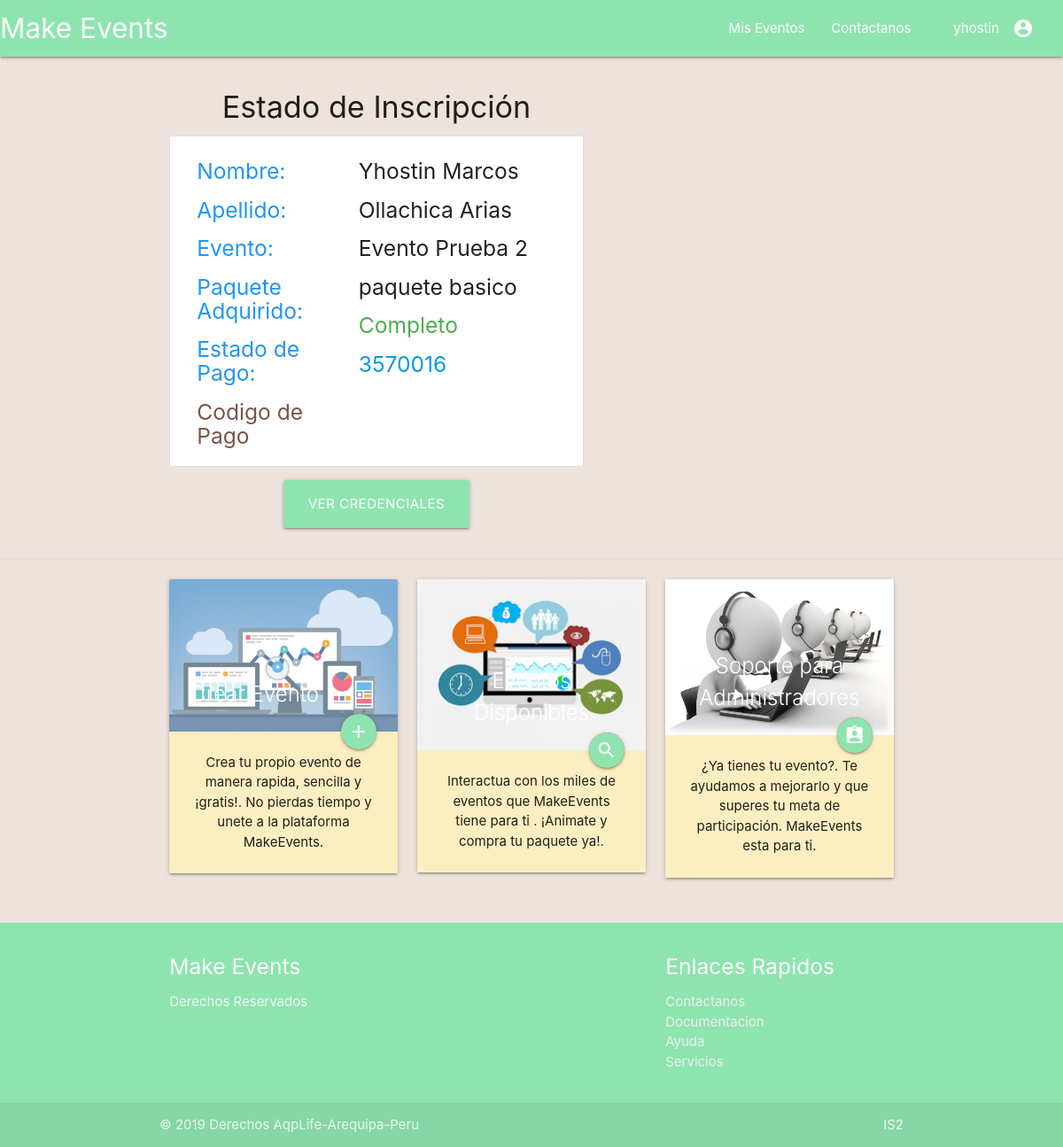
Page /eventos/24/inscribirse (signed in) on the committed database.
### eventos/models.py (models this page shows, shortened)
class Inscrito(models.Model):
	inscripcion_opciones=[
		(False,'Pre-Inscrito'),
		(True,'Inscrito'),
	]
	profile 			=models.ForeignKey(Profile,on_delete=models.CASCADE)
	evento 				=models.ForeignKey(Evento,on_delete=models.CASCADE)
	paquete				=models.ForeignKey(Paquete,on_delete=models.CASCADE)
	codigo_inscripcion	=models.IntegerField(default=random.randint(1000000,5000000))
	estado_inscripcion 	=models.BooleanField(choices=inscripcion_opciones,default=False)

class Profile(models.Model):
	user 				= models.OneToOneField(User, on_delete=models.CASCADE)
	tipo_idenficacion	= models.CharField(max_length=30)
	identificacion		= models.IntegerField(default=0)

class Evento(models.Model):
	nombre				=models.CharField(unique=True,max_length=30)
	tipo_evento			=models.CharField(max_length=20)
	fecha_inicio		=models.DateField(default=date.today)
	fecha_fin			=models.DateField(default=date.today)

class Paquete(models.Model):
	evento 				=models.ForeignKey(Evento,on_delete=models.CASCADE)
	nombre 				=models.CharField(max_length=30)
	descripcion			=models.CharField(max_length=100)
	costo				=models.FloatField(default=0)
	actividad 			=models.ManyToManyField(Actividad)

### eventos/views_vista_usuario.py (the view, shortened to what this page needs)
# urls.py: path('<int:evento_id>/inscribirse',views.InscribirseDetailView.as_view(),name='inscribirse'),
class InscribirseDetailView(DetailView):
    template_name         ='eventos/inscribirse.html'
    context                ={
    }
    def get(self,request,*args,**kwargs):
        profile = Profile.objects.get(user=request.user.id)
        evento = Evento.objects.get(pk=self.kwargs.get("evento_id"))
        inscrito = Inscrito.objects.get(evento=evento.id, profile=profile.id) or None
        self.context['inscrito'] = inscrito
        self.context['evento'] = evento
        return render(request,self.template_name,self.context)

### eventos/templates/eventos/inscribirse.html (shortened to what this page needs)
{%extends 'eventos/index.html'%}
{%block section_1%}
	<div class="container row section">
		{%if inscrito.estado_inscripcion%}
			<div class="col s7">
			<h4 class="center-align">Estado de Inscripción</h4>
			<div class="Inscripcion">
				<ul class="collection with-header">
				<li class="collection-item row">
					<div class="col s5 left-align blue-text">
						<h5>Nombre:</h5>
						<h5>Apellido:</h5>
						<h5>Evento:	</h5>
						<h5>Paquete Adquirido:</h5>
						<h5>Estado de Pago:</h5>
						<h5 class="brown-text">Codigo de Pago</h5>
					</div>
					<div class="col s7">
						<h5> {{inscrito.profile.user.first_name}}</h5>
						<h5> {{inscrito.profile.user.last_name}}</h5>
						<h5> {{inscrito.evento.nombre}}</h5>
						<h5> {{inscrito.paquete.nombre}}</h5>
						{%if inscrito.estado_inscripcion%}
						<h5 class="green-text"> Completo</h5>
						{%else%}
						<h5 class="red-text"> Incompleto</h5>
						{%endif%}
						<a class="tooltipped " data-position="left" data-tooltip="Codigo de Inscripcion">
						<h5>{{inscrito.codigo_inscripcion}}</h5>
						</a>
					</div>
				</li>
				</ul>
            </div>
            {% if inscrito.estado_inscripcion%}
			<form method='get' action='#' target="_blank" style="text-align:center;">
    			<input type="submit" value="Ver Credenciales" name="descargar_credenciales" class="btn-large">
			</form>
			{% endif%}
		</div>
		{%endif%}
	</div>
{%endblock%}

### eventos/templates/eventos/index.html (shortened to what this page needs)
{% load static %}
<!DOCTYPE html>
<html>
<head>
	{% block header %}
		<link rel="stylesheet" type="text/css" href="{% static 'eventos/css/materialize.min.css' %}">
		<link rel="stylesheet" type="text/css" href="{% static 'eventos/style.css' %}">
		<link rel="stylesheet" href="{% static 'eventos/icons.css' %}">
	{% endblock %}
</head>
<body>
	{% block nav%}
		<nav>
		<div class="nav-wrapper este"  id="nav_bar">
		  <a href="{%url 'eventos:index_2'%}" class=" brand-logo">Make Events</a>
		  <ul id="nav-mobile" class="right hide-on-med-and-down">
		    <li><a class="dropdown-trigger" href="#!" data-target="dropdown-MisEventos">Mis Eventos</a></li>
		    <li><a href="">Contactanos</a></li>
		    <li><a href="#" data-target="slide-out" class="sidenav-trigger show-on-large"><i class="material-icons index right">account_circle</i>{{user}}</a></li>
		  </ul>
		</div>
		</nav>
    {%endblock%}
	{%block section_1%}{%endblock%}
	<div class="divider"></div>
	{%block section_2%}
	<div class="section container row">
		<div class="col center s4">
			<div class="card">
				<div class="card-image">
					<img src="{%static 'eventos/images/crear_evento.png'%}">
					<span class="card-title">Crear Evento</span>
					<a href="{%url 'eventos:crear_evento' user.id%}" class="btn-floating halfway-fab waves-effect waves-light red"><i class="material-icons index">add</i></a>
					</div>
					<div class="card-content">
					<p>Crea tu propio evento de manera rapida, sencilla y ¡gratis!. No pierdas tiempo y unete a la plataforma MakeEvents.</p>
				</div>
			</div>
		</div>
		<div class="col center s4">
			<div class="card">
				<div class="card-image">
					<img src="{%static 'eventos/images/eventos.png'%}">
					<span class="card-title">Eventos Disponibles</span>
					<a class="btn-floating halfway-fab waves-effect waves-light red"><i class="material-icons index">search</i></a>
					</div>
					<div class="card-content">
					<p>Interactua con los miles de eventos que MakeEvents tiene para ti . ¡Animate y compra tu paquete ya!.</p>
				</div>
			</div>
		</div>
		<div class="col center s4">
			<div class="card">
				<div class="card-image">
					<img src="{%static 'eventos/images/soporte.jpg'%}">
					<span class="card-title">Soporte para Administradores</span>
					<a class="btn-floating halfway-fab waves-effect waves-light red"><i class="material-icons index">assignment_ind</i></a>
					</div>
					<div class="card-content">
					<p>¿Ya tienes tu evento?. Te ayudamos a mejorarlo y que superes tu meta de participación. MakeEvents esta para ti. </p>
				</div>
			</div>
		</div>
  	</div>
	{%endblock%}
	{%block section_3%}
	    <footer class="page-footer">
          <div class="container">
            <div class="row">
              <div class="col l6 s12">
                <h5 class="white-text">Make Events</h5>
                <p class="grey-text text-lighten-4">Derechos Reservados</p>
              </div>
              <div class="col l4 offset-l2 s12">
                <h5 class="white-text">Enlaces Rapidos</h5>
                <ul>
                  <li><a class="grey-text text-lighten-3" href="#!">Contactanos</a></li>
                  <li><a class="grey-text text-lighten-3" href="#!">Documentacion</a></li>
                  <li><a class="grey-text text-lighten-3" href="#!">Ayuda</a></li>
                  <li><a class="grey-text text-lighten-3" href="#!">Servicios</a></li>
                </ul>
              </div>
            </div>
          </div>
          <div class="footer-copyright">
            <div class="container">
            © 2019 Derechos AqpLife-Arequipa-Peru
            <a class="grey-text text-lighten-4 right" href="#!">IS2</a>
            </div>
          </div>
        </footer>
	{%endblock%}
</body>
</html>

### eventos/static/eventos/style.css (style rules this page uses)
.nav-wrapper.este { background-color: #8EE4AF; }
.page-footer { background-color: #8EE4AF; }
.material-icons.index { background-color:#8EE4AF; }
.card-content { background-color: #FBEEC1; }
.btn-large { background-color:#8EE4AF; }
body { background-color: #eee2DC; }

### rows in the picture
Inscrito: profile.user.first_name "Yhostin Marcos", profile.user.last_name "Ollachica Arias", evento.nombre "Evento Prueba 2", paquete.nombre "paquete basico", codigo_inscripcion "3570016"

### other values in the picture
{{ user }} "yhostin"
